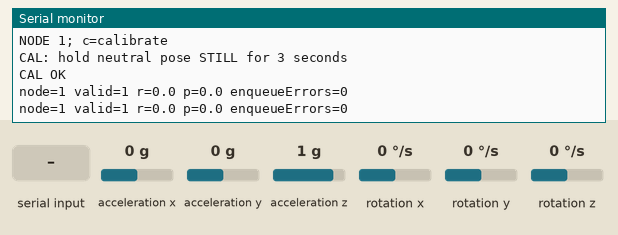
This sketch was run on a simulated ESP32. Shown: the last lines printed to the serial monitor. Wiring (inferred from the names in the program): MPU-6050 motion sensor at I2C address 0x68. Inputs (shaded band) come from the test bench; at power-on: acceleration x 0 g, acceleration y 0 g, acceleration z 1 g, rotation x 0 °/s, rotation y 0 °/s, rotation z 0 °/s. Random numbers use the default seed unless the sketch sets one.

Above: at 5.6 s.
5.7 s: acceleration x set to 0.2 g
At 7.0 s:
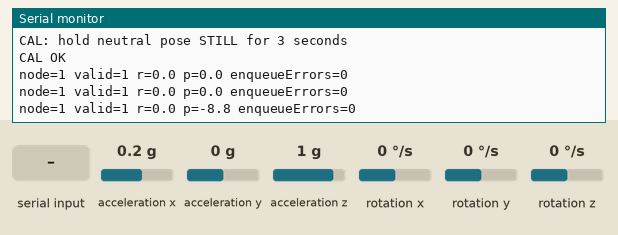
7.2 s: acceleration y set to -1.4 g
At 8.2 s:
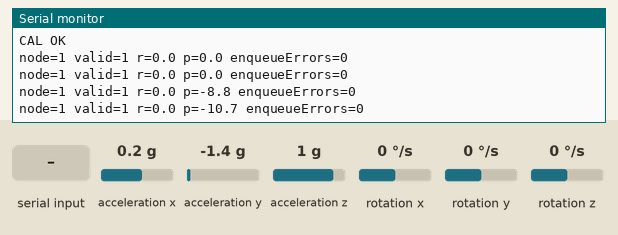
8.7 s: "c" received over Serial
At 9.3 s:
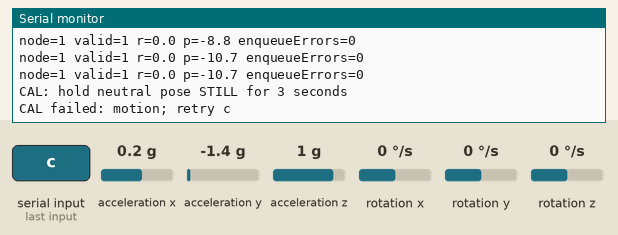
Timing chart, 0 to 11.7 s (numbered marks = the images above; inputs shaded):
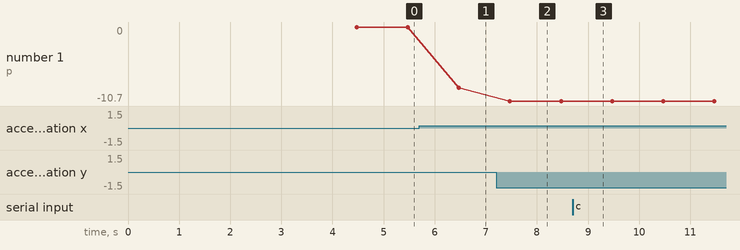

Measured:
- after the input at 5.7 s, the serial monitor: prints a new line after 0.77 s (image 1)
- after the input at 7.2 s, the serial monitor: prints a new line after 0.27 s (image 2)
- after the input at 8.7 s, the serial monitor: prints a new line at once (image 3)
- plotted number 1: 0 → -8.8 after the input at 5.7 s, -8.8 → -10.7 after the input at 7.2 s

The sketch:

SkiNode.ino
```cpp
#include "MotionCommon.h"

// Change for each board: 1 left arm, 2 right arm, 3 left leg, 4 right leg.
constexpr uint8_t NODE_ID=1;
constexpr int SDA_PIN=4,SCL_PIN=5;
constexpr uint8_t IMU_ADDRESS=0x68;
static_assert(NODE_ID>=1&&NODE_ID<=4,"NODE_ID must be 1..4");
MotionSensor imu;
QueueHandle_t calQueue;
uint32_t bootId,sequence=0,enqueueErrors=0;

void receive(const esp_now_recv_info_t *,const uint8_t *data,int length) {
  if(length!=sizeof(Packet)) return;
  Packet p;memcpy(&p,data,sizeof(p));
  if(headerOK(p)&&p.type==CALIBRATE&&p.node==0) {
    uint8_t req=1;xQueueOverwrite(calQueue,&req);
  }
}
void setup() {
  Serial.begin(115200);delay(800);
  calQueue=xQueueCreate(1,sizeof(uint8_t));if(!calQueue) halt("Queue allocation failed");
  if(!imu.begin(SDA_PIN,SCL_PIN,0x68,IMU_ADDRESS)) halt("MPU6050 init failed: check wiring/model");
  if(!startRadio(receive)) halt("ESP-NOW init failed");
  bootId=esp_random();Serial.printf("NODE %u; c=calibrate\n",NODE_ID);imu.calibrate();
}
void loop() {
  uint8_t req=0;bool cal=xQueueReceive(calQueue,&req,0)==pdTRUE;
  while(Serial.available()) if(Serial.read()=='c') cal=true;
  if(cal) imu.calibrate();
  static uint32_t lastSample=0,lastSend=0,lastLog=0;
  if(uint32_t(micros()-lastSample)>=SAMPLE_US) {lastSample=micros();imu.update();}
  if(uint32_t(millis()-lastSend)>=uint32_t(40+NODE_ID)) {
    lastSend=millis();Packet p={};p.group=GROUP_ID;p.version=VERSION;
    p.type=DATA;p.node=NODE_ID;p.boot=bootId;p.sequence=sequence++;imu.fill(p);
    if(esp_now_send(BROADCAST,(uint8_t*)&p,sizeof(p))!=ESP_OK) enqueueErrors++;
  }
  if(uint32_t(millis()-lastLog)>=1000) {
    lastLog=millis();Packet p={};imu.fill(p);
    Serial.printf("node=%u valid=%u r=%.1f p=%.1f enqueueErrors=%lu\n",
      NODE_ID,p.valid,p.roll,p.pitch,(unsigned long)enqueueErrors);
  }
  delay(1);
}
```

MotionCommon.h
```cpp
#pragma once
#include <Arduino.h>
#include <Wire.h>
#include <WiFi.h>
#include <esp_now.h>
#include <esp_wifi.h>
#include <math.h>

// Target: Arduino-ESP32 3.0.7. Keep this file identical in both sketches.
constexpr uint8_t RADIO_CHANNEL=6, VERSION=1, DATA=1, CALIBRATE=2;
constexpr uint32_t GROUP_ID=0x534B4931, SAMPLE_US=10000, STALE_MS=350;
constexpr uint8_t BROADCAST[6]={255,255,255,255,255,255};
struct __attribute__((packed)) Packet {
  uint32_t group;
  uint8_t version,type,node,valid;
  uint32_t boot,sequence,sampleMs;
  float roll,pitch,ax,ay,az,gx,gy,gz;
};
static_assert(sizeof(Packet)==52,"Packet layout changed");
inline bool headerOK(const Packet &p) {return p.group==GROUP_ID && p.version==VERSION;}
inline float wrap(float x) {
  while(x>180) x-=360;
  while(x< -180) x+=360;
  return x;
}

class MotionSensor {
  uint8_t address=0x68;
  float bx=0,by=0,bz=0,zeroR=0,zeroP=0;
  uint32_t previous=0;
  bool wr(uint8_t reg,uint8_t value) {
    Wire.beginTransmission(address);Wire.write(reg);Wire.write(value);
    return Wire.endTransmission()==0;
  }
  bool rd(uint8_t reg,uint8_t *out,uint8_t n) {
    Wire.beginTransmission(address);Wire.write(reg);
    if(Wire.endTransmission(false)!=0) return false;
    if(Wire.requestFrom(address,n)!=n) return false;
    for(int i=0;i<n;i++) out[i]=Wire.read();
    return true;
  }
  bool raw(float &x,float &y,float &z,float &u,float &v,float &w) {
    uint8_t d[14];if(!rd(0x3B,d,14)) return false;
    auto s=[&](int i){return (int16_t)((uint16_t(d[i])<<8)|d[i+1]);};
    x=s(0)/8192.0f;y=s(2)/8192.0f;z=s(4)/8192.0f;
    u=s(8)/65.5f;v=s(10)/65.5f;w=s(12)/65.5f;
    return true;
  }
 public:
  bool ready=false;
  float roll=0,pitch=0,ax=0,ay=0,az=1,gx=0,gy=0,gz=0;
  bool begin(int sda,int scl,uint8_t whoExpected,uint8_t addr=0x68) {
    address=addr;Wire.begin(sda,scl);Wire.setClock(400000);Wire.setTimeOut(20);
    uint8_t who=0;
    if(!rd(0x75,&who,1)||who!=whoExpected) {
      Serial.printf("WHO_AM_I=0x%02X expected=0x%02X\n",who,whoExpected);return false;
    }
    if(!wr(0x6B,0x80)) return false;
    delay(100);
    if(!wr(0x6B,1)||!wr(0x6C,0)||!wr(0x1A,3)||!wr(0x19,9)||
       !wr(0x1B,8)||!wr(0x1C,8)) return false;
    if(whoExpected==0x70&&!wr(0x1D,3)) return false;
    delay(100);return true;
  }
  bool calibrate() {
    ready=false;
    Serial.println("CAL: hold neutral pose STILL for 3 seconds");
    float sx=0,sy=0,sz=0,sa=0,sb=0,sc=0;
    for(int i=0;i<300;i++) {
      float x,y,z,u,v,w;
      if(!raw(x,y,z,u,v,w)) {Serial.println("CAL failed: I2C");return false;}
      float g=sqrtf(x*x+y*y+z*z);
      if(g<0.85f||g>1.15f||fabsf(u)>8||fabsf(v)>8||fabsf(w)>8) {
        Serial.println("CAL failed: motion; retry c");return false;
      }
      sx+=u;sy+=v;sz+=w;sa+=x;sb+=y;sc+=z;delay(10);
    }
    bx=sx/300;by=sy/300;bz=sz/300;
    roll=atan2f(sb,sc)*RAD_TO_DEG;
    pitch=atan2f(-sa,sqrtf(sb*sb+sc*sc))*RAD_TO_DEG;
    zeroR=roll;zeroP=pitch;
    if(fabsf(pitch)>75) {Serial.println("CAL failed: remount IMU, X axis too vertical");return false;}
    previous=micros();ready=true;Serial.println("CAL OK");return true;
  }
  bool update() {
    if(!ready) return false;
    if(!raw(ax,ay,az,gx,gy,gz)) {ready=false;return false;}
    gx-=bx;gy-=by;gz-=bz;
    uint32_t now=micros();float dt=(now-previous)*1e-6f;previous=now;
    if(dt<=0||dt>0.1f) {ready=false;return false;}
    float r=roll*DEG_TO_RAD,p=pitch*DEG_TO_RAD;
    if(fabsf(cosf(p))<0.17f) {ready=false;return false;}
    float rp=roll+(gx+sinf(r)*tanf(p)*gy+cosf(r)*tanf(p)*gz)*dt;
    float pp=pitch+(cosf(r)*gy-sinf(r)*gz)*dt;
    float g=sqrtf(ax*ax+ay*ay+az*az);
    if(g>0.85f&&g<1.15f) {
      float ar=atan2f(ay,az)*RAD_TO_DEG;
      float ap=atan2f(-ax,sqrtf(ay*ay+az*az))*RAD_TO_DEG;
      float k=dt/(0.5f+dt);
      rp+=k*wrap(ar-rp);pp+=k*wrap(ap-pp);
    }
    roll=wrap(rp);pitch=wrap(pp);return true;
  }
  void fill(Packet &p) const {
    p.valid=ready;p.sampleMs=millis();p.roll=wrap(roll-zeroR);p.pitch=wrap(pitch-zeroP);
    p.ax=ax;p.ay=ay;p.az=az;p.gx=gx;p.gy=gy;p.gz=gz;
  }
};

inline bool startRadio(esp_now_recv_cb_t cb) {
  WiFi.mode(WIFI_STA);WiFi.setSleep(false);
  if(esp_wifi_set_channel(RADIO_CHANNEL,WIFI_SECOND_CHAN_NONE)!=ESP_OK) return false;
  if(esp_now_init()!=ESP_OK||esp_now_register_recv_cb(cb)!=ESP_OK) return false;
  esp_now_peer_info_t peer={};memcpy(peer.peer_addr,BROADCAST,6);
  peer.channel=RADIO_CHANNEL;peer.ifidx=WIFI_IF_STA;peer.encrypt=false;
  if(esp_now_add_peer(&peer)!=ESP_OK) return false;
  Serial.print("MAC: ");Serial.println(WiFi.macAddress());return true;
}
inline void halt(const char *s) {Serial.println(s);while(true) delay(1000);}
```
